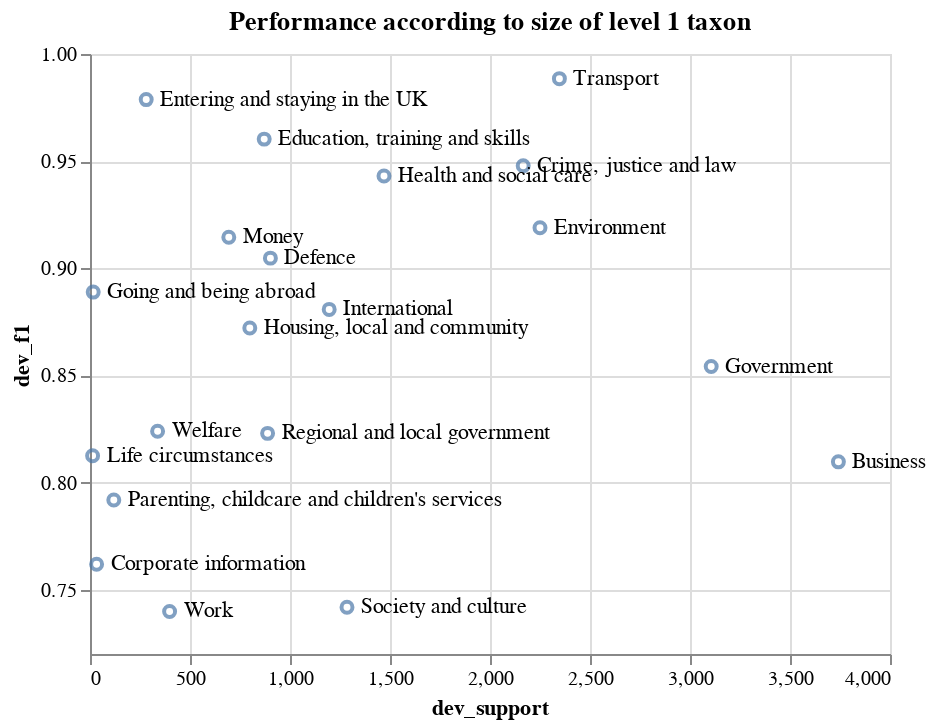

Notebook source saved alongside this figure:
### Code cell
bars = alt.Chart(df).mark_point().encode(
    alt.X('dev_support:Q'),
    alt.Y('dev_f1:Q',
        scale=alt.Scale(zero=False)),
    tooltip=['taxon_label:N']
).properties(
    title="Performance according to size of level 1 taxon")

text = bars.mark_text(
    align='left',
    baseline='middle',
    dx=7
).encode(
    text='taxon_label'
)

bars + text

### Figure 1 — Vega-Lite specification as saved in the notebook (floating-point values rounded to 4 significant figures)
{"$schema": "https://vega.github.io/schema/vega-lite/v2.6.0.json", "config": {"view": {"height": 300, "width": 400}}, "datasets": {"data-3fb27ec360cc6e510d0b3e59ece5963a": [{"dev_f1": 0.9885, "dev_support": 2347, "taxon_code": 18, "taxon_label": "Transport", "train_support": 18461}, {"dev_f1": 0.9787, "dev_support": 281, "taxon_code": 6, "taxon_label": "Entering and staying in the UK", "train_support": 2039}, {"dev_f1": 0.9603, "dev_support": 871, "taxon_code": 5, "taxon_label": "Education, training and skills", "train_support": 7302}, {"dev_f1": 0.9479, "dev_support": 2166, "taxon_code": 3, "taxon_label": "Crime, justice and law", "train_support": 17968}, {"dev_f1": 0.9431, "dev_support": 1470, "taxon_code": 10, "taxon_label": "Health and social care", "train_support": 12142}, {"dev_f1": 0.9189, "dev_support": 2250, "taxon_code": 7, "taxon_label": "Environment", "train_support": 17840}, {"dev_f1": 0.9145, "dev_support": 694, "taxon_code": 14, "taxon_label": "Money", "train_support": 5721}, {"dev_f1": 0.9047, "dev_support": 902, "taxon_code": 4, "taxon_label": "Defence", "train_support": 7180}, {"dev_f1": 0.8889, "dev_support": 16, "taxon_code": 8, "taxon_label": "Going and being abroad", "train_support": 659}, {"dev_f1": 0.8808, "dev_support": 1196, "taxon_code": 12, "taxon_label": "International", "train_support": 9299}, {"dev_f1": 0.8722, "dev_support": 799, "taxon_code": 11, "taxon_label": "Housing, local and community", "train_support": 6541}, {"dev_f1": 0.8541, "dev_support": 3106, "taxon_code": 9, "taxon_label": "Government", "train_support": 24772}, {"dev_f1": 0.8239, "dev_support": 338, "taxon_code": 19, "taxon_label": "Welfare", "train_support": 2731}, {"dev_f1": 0.823, "dev_support": 888, "taxon_code": 16, "taxon_label": "Regional and local government", "train_support": 6973}, {"dev_f1": 0.8125, "dev_support": 13, "taxon_code": 13, "taxon_label": "Life circumstances", "train_support": 636}, {"dev_f1": 0.8097, "dev_support": 3742, "taxon_code": 1, "taxon_label": "Business", "train_support": 30321}, {"dev_f1": 0.7918, "dev_support": 119, "taxon_code": 15, "taxon_label": "Parenting, childcare and children's services", "train_support": 1292}, {"dev_f1": 0.7619, "dev_support": 33, "taxon_code": 2, "taxon_label": "Corporate information", "train_support": 750}, {"dev_f1": 0.7418, "dev_support": 1285, "taxon_code": 17, "taxon_label": "Society and culture", "train_support": 10574}, {"dev_f1": 0.7399, "dev_support": 398, "taxon_code": 20, "taxon_label": "Work", "train_support": 3240}]}, "layer": [{"data": {"name": "data-3fb27ec360cc6e510d0b3e59ece5963a"}, "encoding": {"tooltip": [{"field": "taxon_label", "type": "nominal"}], "x": {"field": "dev_support", "type": "quantitative"}, "y": {"field": "dev_f1", "scale": {"zero": false}, "type": "quantitative"}}, "mark": "point", "title": "Performance according to size of level 1 taxon"}, {"data": {"name": "data-3fb27ec360cc6e510d0b3e59ece5963a"}, "encoding": {"text": {"field": "taxon_label", "type": "nominal"}, "tooltip": [{"field": "taxon_label", "type": "nominal"}], "x": {"field": "dev_support", "type": "quantitative"}, "y": {"field": "dev_f1", "scale": {"zero": false}, "type": "quantitative"}}, "mark": {"align": "left", "baseline": "middle", "dx": 7, "type": "text"}, "title": "Performance according to size of level 1 taxon"}]}
